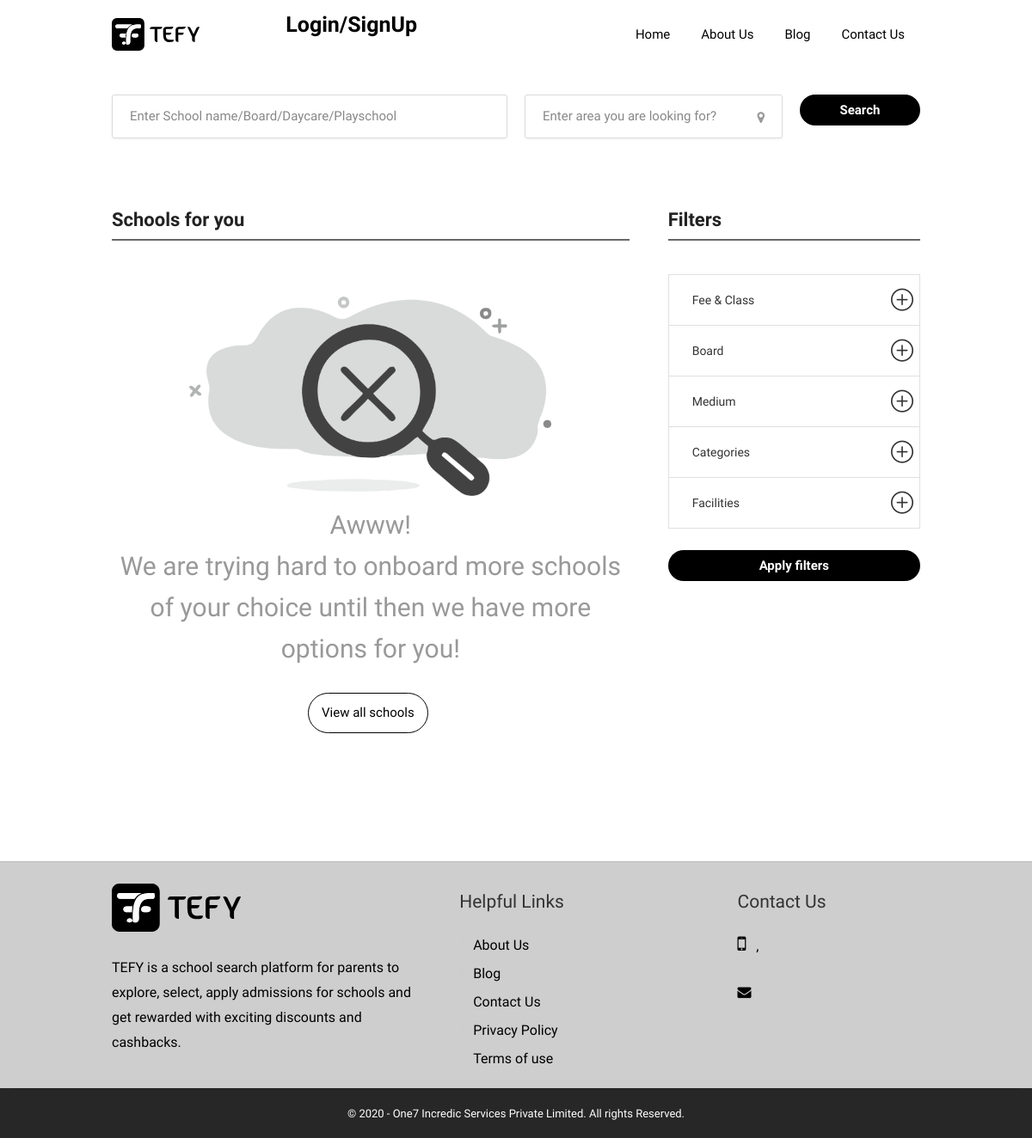
The app's page /listings-list, older data.
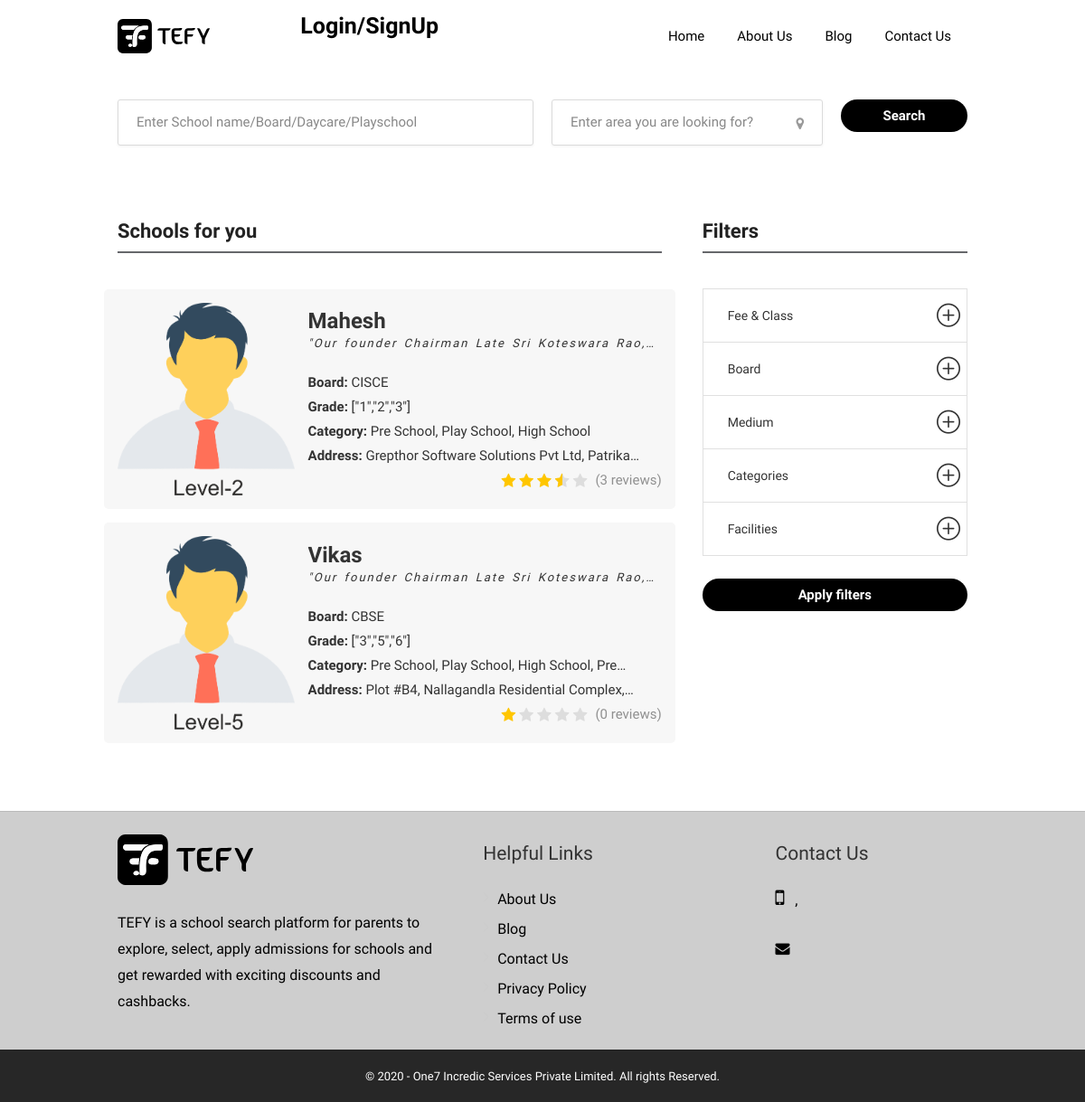
The same page, newer data.
### tables this page shows
CREATE TABLE `listings` (
  `id` int(11) NOT NULL,
  `school_name` varchar(60) NOT NULL,
  `school_code` varchar(20) NOT NULL,
  `school_type` enum('Boys','Girls','Co-Education','') NOT NULL,
  `hostels` enum('Only for Boys','Only for Girls','For Boys & Girls','') NOT NULL,
  `school_format` enum('Only Day Scholars','Only Hostel','Both','') NOT NULL,
  `category` varchar(60) NOT NULL,
  `medium` varchar(60) NOT NULL,
  `keywords` longtext NOT NULL,
  `curriculum` int(11) NOT NULL,
  `class` varchar(60) NOT NULL,
  `landmark` text NOT NULL,
  `latitude` decimal(10,0) NOT NULL,
  `longitude` decimal(10,0) NOT NULL,
  `address` text NOT NULL,
  `address_url` varchar(100) NOT NULL,
  `founders_name` varchar(250) NOT NULL,
  `brand_name` varchar(250) NOT NULL,
  `no_of_branches` varchar(250) NOT NULL,
  `est_year` varchar(250) NOT NULL,
  `est_branch_year` varchar(250) NOT NULL,
  `faculty_exp` varchar(250) NOT NULL,
  `alumni` varchar(250) NOT NULL,
  `principal_number` varchar(20) NOT NULL,
  `telephone_number` varchar(20) NOT NULL,
  `school_email` varchar(60) NOT NULL,
  `video` varchar(100) NOT NULL,
  `vision` text NOT NULL,
  `description` text NOT NULL,
  `phone` varchar(20) NOT NULL,
  `website` varchar(100) NOT NULL,
  `email` varchar(60) NOT NULL,
  `facebook` varchar(100) NOT NULL,
  `twitter` varchar(100) NOT NULL,
  `youtube` varchar(100) NOT NULL,
  `amenities` varchar(60) NOT NULL,
  `opening_hours` longtext NOT NULL,
  `bus_routes` longtext NOT NULL,
  `sports` longtext NOT NULL,
  `admission_procedure` text NOT NULL,
  `achievements` longtext NOT NULL,
  `class_name` longtext NOT NULL,
  `admission_fee` longtext NOT NULL,
  `tution_fee` longtext NOT NULL,
  `created_at` datetime NOT NULL DEFAULT current_timestamp(),
  `modified_at` datetime DEFAULT NULL,
  `row_status` tinyint(4) NOT NULL DEFAULT 1 COMMENT '0=Deleted, 1=Active, 2=Inactive'
);

### application/core/MY_Controller.php (called while the page is built, shortened)
<?php
require APPPATH . "third_party/MX/Controller.php";
class MY_Controller extends MX_Controller
{
    protected  $data;
	function _hmvc_fixes()
	{
		$this->load->library('form_validation');
	}
	function _render_page($view, $data=null, $returnhtml=false)
	{
	    $this->viewdata = (empty($data)) ? $this->data: $data;
	    $view_html = $this->load->view($view, $this->viewdata, $returnhtml);
	}
}

### application/modules/home/controllers/Home.php (called while the page is built, shortened)
<?php
class Home extends MY_Controller
{
    public function __construct()
    {
        $this->template = 'template/site/main';
    }
    public function listings_list(){
        $where="(listings.row_status = 1)";
        $where_cls='';
        $config['base_url'] = base_url('listings-list');
        $config['total_rows'] = count($this->common_model->select_listing_results_info($where,$where_cls));
        $config['per_page'] = 4;
        $config["uri_segment"] = 2;
        $choice = $config["total_rows"] / $config["per_page"];
        $config["num_links"] = floor($choice);
        $config['first_link']       = 'First';
        $config['last_link']        = 'Last';
        $config['next_link']        = 'Next';
        $config['prev_link']        = 'Prev';
        $config['full_tag_open']    = '<div class="pagging text-center"><nav><ul class="pagination justify-content-center">';
        $config['full_tag_close']   = '</ul></nav></div>';
        $config['num_tag_open']     = '<li class="page-item"><span class="page-link">';
        $config['num_tag_close']    = '</span></li>';
        $config['cur_tag_open']     = '<li class="page-item active"><span class="page-link">';
        $config['cur_tag_close']    = '<span class="sr-only">(current)</span></span></li>';
        $config['next_tag_open']    = '<li class="page-item"><span class="page-link">';
        $config['next_tagl_close']  = '<span aria-hidden="true">&raquo;</span></span></li>';
        $config['prev_tag_open']    = '<li class="page-item"><span class="page-link">';
        $config['prev_tagl_close']  = '</span>Next</li>';
        $config['first_tag_open']   = '<li class="page-item"><span class="page-link">';
        $config['first_tagl_close'] = '</span></li>';
        $config['last_tag_open']    = '<li class="page-item"><span class="page-link">';
        $config['last_tagl_close']  = '</span></li>';
        $this->pagination->initialize($config);
        $this->data['page'] = ($this->uri->segment(2)) ? $this->uri->segment(2) : 0;
        $this->data['schools'] =  $this->common_model->select_listing_results_info($where,$where_cls ,'listings.id DESC',$config['per_page'],$this->data['page']);
        $this->data['pagination'] = $this->pagination->create_links();
        $this->data['title'] = 'listings-list';
        $this->data['content'] = 'listings_list';
        $this->data['active_menu'] = 'listings_list';
        $this->_render_page($this->template, $this->data);
    }
}

### index.php (called while the page is built, shortened)
<?php
require_once BASEPATH.'core/CodeIgniter.php';

### application/models/Common_model.php (called while the page is built, shortened)
<?php
class Common_model extends CI_Model{
    public $type_of;
    public function __construct()
    {
        $this->type_of = '';
    }
    public function select_results_info($table, $where='', $order_by='',$limit='',$data_start='')
    {
        if($where != ''){
            $this->db->where($where);
        }
        $query = $this->db->get($table);
        if($this->type_of != '' && $this->type_of == 'array')
            return $query->result_array();
        elseif($this->type_of != '' && $this->type_of == 'object')
             return $query->result_object();
        else
            return $query;
    }
    public function select_listing_results_info($where,$where_cls='', $order_by='', $limit='',$data_start='')
    {
        $this->db->distinct('listings.id');
if($where_cls!=''){
        $this->db->select('listings.*,school_class_prices.listing_id,school_class_prices.admission_fee,school_class_prices.tution_fee');
        }else{
        $this->db->select('listings.*');
        }
$this->db->from('listings');
$this->db->where($where);
if($order_by!=''){
            $this->db->order_by($order_by);
        }
        if($limit!=''){
            $this->db->limit($limit,$data_start);
        }
$query = $this->db->get();
$query=$query->result_array();
$tempArr = array_unique(array_column($query, 'id'));
$qry=array_intersect_key($query, $tempArr);
return $qry;
    }
    function get_type_name_by_where($table, $where = '', $field = 'name')
    {
        if ($where != '') {
            $this->db->where($where);
            }
            $l = $this->db->get($table);
            $n = $l->num_rows();
            if ($n > 0) {
                return $l->row()->$field;
            }else{
                return FALSE;
            }
    }
    function count_records( $table, $where = '' ){
        if($where != ''){
            $this->db->where($where);
        }
        $this->db->from($table);
        $reocrds = $this->db->count_all_results();
        return $reocrds;
    }
    function rating_of_product( $table, $where = '', $type_col = ''){
$rating=0;
        if($table!=''){
        if($where != ''){
            $this->db->where($where);
        }
$rating = $this->db->select("sum(".$table.".".$type_col.") as ".$type_col)->get($table)->row()->$type_col;
if($rating!=0){
$count=$this->common_model->count_records('ratings',$where);
$rating=$rating/$count;
}
}
return $rating;
    }
}

### application/modules/home/views/listings_list.php (shortened to what the changed rows need)
<div class="container margin-top-30">
	<div class="row">
		<div class="col-lg-9 col-md-8 col-sm-8 padding-right-30">
			<div class="row">
				<div class="col-lg-12 col-md-12">
					<?php
					if(count($schools) > 0){
$i=0;
foreach ($schools as $row) {
	$category='';
  $cate=json_decode($row['category']);
  if($cate!=''){
  for($c=0; $c < count($cate); $c++) {
    $categ[]=$this->common_model->get_type_name_by_where('category',array('id'=>$cate[$c]));
  }
  $category=implode(', ',$categ);
}
	$opening_hours=json_decode($row['opening_hours']);
	$reslut=$this->common_model->get_days();
  $days=$reslut['days'];
for ($i=0; $i < count($days); $i++) {
	if($days[$i] == date('l')){
	if($opening_hours->opening_time[$i]=='Closed'){
	$opening='Closed Now';
	$opening_col='now-closed';
	}else{
	if((strtotime(date('h A')) >= strtotime($opening_hours->opening_time[$i])) && (strtotime(date('h A')) <= strtotime($opening_hours->closing_time[$i]))){
		$opening='Now Open';
		$opening_col='now-open';
	}else{
		$opening='Closed Now';
		$opening_col='now-closed';
	}
	}
	}
	}
	$where['row_status']=1;
$where['listing_id']=$row['id'];
$where['row_status']=1;
$rating=round($this->common_model->rating_of_product('ratings', $where ,'rating'),1);
?>
<div class="row padding-top-15 padding-bottom-15 margin-top-15 margin-bottom-15" style="background-color: #f7f7f7; border-radius: 5px;">
	<a href="<?=base_url().str_replace(" ","-",$row['school_name']).'?school_code='.$row['school_code'];?>">
                        <div class="col-md-4 col-sm-4 col-xs-3 padding-right-0">
                            <img src="<?=base_url('uploads/listings/thumb/').$row['id'].'.jpg';?>"class="" style="border-radius: 5px;" alt="">
                        </div>
                        <div class="col-md-8 col-sm-8 col-xs-9">
                            <div class="listing-item-inner">
                                <div class="listing-titlez single-line"><b><?=$row['school_name'];?></b></div>
                                <span class="vision-txt single-line margin-bottom-20">"<?=$row['vision'];?>"</span>
                            </div>
                        </div>
                        <div class="col-md-8 col-sm-8 col-xs-8 single-line"><b>Board:</b> <?=$this->common_model->get_type_name_by_where('curriculum',array('id'=>$row['curriculum']));?></div>
                        <div class="col-md-8 col-sm-8 col-xs-8 single-line"><b>Grade:</b> <?=$row['class'];?></div>
                        <div class="col-md-8 col-sm-8 col-xs-12 single-line"><b>Category:</b> <?=$category;?></div>
                        <div class="col-md-8 col-sm-8 col-xs-12 single-line"><b>Address:</b> <?=$row['address'];?></div>
                        <div class="col-md-8 col-sm-8 col-xs-12 single-line">
                            <div class="star-rating" data-rating="<?=$rating;?>">
                                <div class="rating-counter">(<?=$this->common_model->count_records('ratings',$where);?> reviews)</div>
                            </div>
                        </div>
                    </a>
                    </div>
<?php $i++;}}else{
	echo '<section id="not-found" class="center"><img src="'.base_url('assets/front-end/').'images/no-data.png" width="70%"><p>Awww!<br> We are trying hard to onboard more schools of your choice until then we have more options for you!</p>
    <a href="'.base_url('listings-list').'" class="button border margin-top-10">View all schools</a>
    </section>';
}?>
				</div>
			</div>
		</div>
	</div>
</div>
<!-- <?php
print_r($_GET);
?> -->

Row changes from the older to the newer data that the page shows:
added listings: shows a picture, school_name "Mahesh", vision "Our founder Chairman Late Sri Koteswara…", type_name_by_where "CISCE", class "[\"1\",\"2\",\"3\"]", category "Pre School, Play School, High School", address "Grepthor Software Solutions Pvt Ltd,…", count_records "3"
added listings: shows a picture, school_name "Vikas", vision "Our founder Chairman Late Sri Koteswara…", type_name_by_where "CBSE", class "[\"3\",\"5\",\"6\"]", category "Pre School, Play School, High School,…", address "Plot #B4, Nallagandla Residential…", count_records "0"
Text that changed along with them:
text no longer shown: "Awww! We are trying hard to onboard more schools of your choice until then we have more options for you! View all schools"
